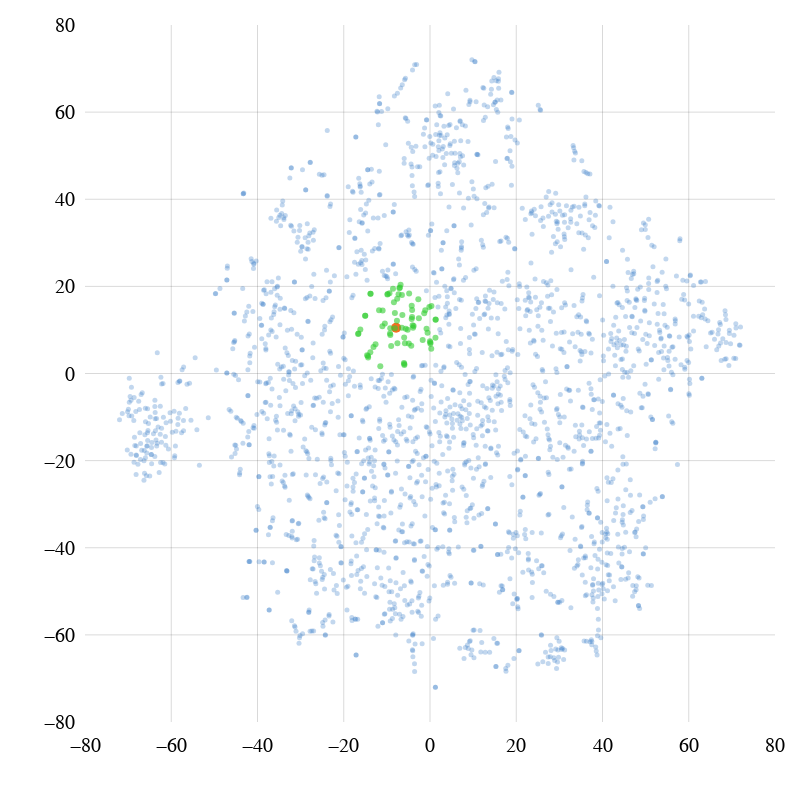

Here is the notebook cell this chart was saved with:
### Code cell
# settings
axis_col = 'rgba(0, 0, 0, 0.15)'
no_col = 'rgba(0, 0, 0, 0)'
axis_desc: dict = dict(linecolor=no_col, gridcolor=axis_col, zerolinecolor=axis_col, zerolinewidth=1)
layout = dict(
    autosize=False,
    width=800,
    height=800,
    margin=dict(
        l=25, r=25, b=25, t=25, pad=5
    ),
    # paper_bgcolor="white",
    font_family="Times New Roman",
    font_color="black",
    font_size=20,
    plot_bgcolor='white',
    xaxis=axis_desc,
    yaxis=axis_desc,
    xaxis2=axis_desc,
    yaxis2=axis_desc,
)

fig = sp.make_subplots(
    rows=1, cols=1, shared_xaxes=True, shared_yaxes=True, horizontal_spacing=0.02,
    # x_title="% Completeness"
)

s, o = 5, 0.3
fig.add_trace(
    go.Scatter(
        x = [x for i, (x, y) in enumerate(latentx) if i not in found_is],
        y = [y for i, (x, y) in enumerate(latentx) if i not in found_is],
        mode='markers',
        marker=dict(
            size=s,
            color='#3679c6',
            opacity=o
        ),
        showlegend=False,
        # text=[f"{t}<br><br>{'<br>'.join([' '.join(c) for c in divide_chunks(a.split(' '), 18)])}" for doi, t, a, e in mappings],
        text=['<br>'.join(' '.join(c) for c in divide_chunks(t.split(" "), 12)) for i, (doi, t, a, e) in enumerate(mappings) if i not in found_is],
    ),
    row=1, col=1,
)

fig.add_trace(
    go.Scatter(
        x = [found_x], y = [found_y],
        mode='markers',
        marker=dict(
            size=s*2,
            color='#f76e21',
            opacity=1
        ),
        showlegend=False,
        text=['<br>'.join(' '.join(c) for c in divide_chunks(found_title.split(" "), 12))],
    ),
    row=1, col=1,
)

fig.add_trace(
    go.Scatter(
        x = [x for i, (x, y, doi, ftitle, fabstract) in closest],
        y = [y for i, (x, y, doi, ftitle, fabstract) in closest],

        # x = [x for x, y in pca_x],
        # y = [y for x, y in pca_x],
        mode='markers',
        marker=dict(
            size=s*1.2,
            color='#32cd32',
            opacity=0.6
        ),
        showlegend=False,
        text=['<br>'.join(' '.join(c) for c in divide_chunks(ftitle.split(" "), 12)) for i, (x, y, doi, ftitle, fabstract) in closest]
    ),
    row=1, col=1,
)

# for i, ((doi, t, a, e), (x, y)) in enumerate(zip(mappings, latentx)):
#     if i % 250 != 0: continue

#     fig.add_annotation(
#         x=x, y=y,
#         xshift=-10, yshift=10,
#         text="<br>".join(" ".join(c) for c in divide_chunks(t.split(" "), 12)),
#         showarrow=True,
#         arrowhead=2,
#     )

_layout: dict[Any, Any] = layout.copy()
_layout.update(dict(
    hoverlabel=dict(
        # bgcolor="rgba(0, 0, 0, 0.2)",
        font_size=12,
        # font_family="Rockwell"
    ),
    xaxis=dict(title="", range=(-R, R), **axis_desc),
    yaxis=dict(title="", range=(-R, R), **axis_desc),
))
fig.update_annotations(font_size=10)
fig.update_layout(go.Layout(**_layout))
fig.show()

### Figure 1 — Plotly figure (JSON) as saved in the notebook; plotly's stock layout.template omitted (floating-point values rounded to 4 significant figures; data arrays with more than 128 entries replaced by an {"elided": "..."} marker saying what was removed)
{"data": [{"marker": {"color": "#3679c6", "opacity": 0.3, "size": 5}, "mode": "markers", "showlegend": false, "text": {"elided": "2153 str values"}, "type": "scatter", "x": {"elided": "2153 float values"}, "xaxis": "x", "y": {"elided": "2153 float values"}, "yaxis": "y"}, {"marker": {"color": "#f76e21", "opacity": 1, "size": 10}, "mode": "markers", "showlegend": false, "text": ["A Library of Tunable, Portable, and Inducer-Free Promoters Derived from Cyanobacteria."], "type": "scatter", "x": [-7.856], "xaxis": "x", "y": [10.5], "yaxis": "y"}, {"marker": {"color": "#32cd32", "opacity": 0.6, "size": 6}, "mode": "markers", "showlegend": false, "text": ["Comparative Dose-Response Analysis of Inducible Promoters in Cyanobacteria.", "A Genetic Toolbox for Modulating the Expression of Heterologous Genes in the<br>Cyanobacterium Synechocystis sp. PCC 6803.", "A Rhamnose-Inducible System for Precise and Temporal Control of Gene Expression in<br>Cyanobacteria.", "Analysis of the leakage of gene repression by an artificial TetR-regulated promoter<br>in cyanobacteria.", "Regulatory Tools for Controlling Gene Expression in Cyanobacteria.", "Genome Engineering of the 2,3-Butanediol Biosynthetic Pathway for Tight Regulation in Cyanobacteria.", "Fine-Tuning of Photoautotrophic Protein Production by Combining Promoters and Neutral Sites in<br>the Cyanobacterium Synechocystis sp. Strain PCC 6803.", "Systematic identification of a neutral site on chromosome of Synechococcus sp. PCC7002,<br>a promising photosynthetic chassis strain.", "Improving the induction fold of riboregulators for cyanobacteria.", "Zn2+-Inducible Expression Platform for Synechococcus sp. Strain PCC 7002 Based on the<br>smtA Promoter/Operator and smtB Repressor.", "Theophylline-dependent riboswitch as a novel genetic tool for strict regulation of protein<br>expression in Cyanobacterium Synechococcus elongatus PCC 7942.", "Synechococcus Synechocystis\nTSSNote-CyaPromBERT: Development of an integrated platform for highly accurate promoter prediction<br>and visualization of  sp. and  sp. through a state-of-the-art natural<br>language processing model BERT.", "Mesoscopic model and free energy landscape for protein-DNA binding sites: analysis of<br>cyanobacterial promoters.", "Synechococcus\nDevelopment of a New Biocontainment Strategy in Model Cyanobacterium  Strains.", "Development of shuttle vectors for rapid prototyping of engineered Synechococcus sp. PCC7002.", "Genetic tools for advancement of Synechococcus sp. PCC 7002 as a cyanobacterial<br>chassis.", "Application of the Synechococcus nirA promoter to establish an inducible expression system<br>for engineering the Synechocystis tocopherol pathway.", "Expression of genes in cyanobacteria: adaptation of endogenous plasmids as platforms for<br>high-level gene expression in Synechococcus sp. PCC 7002.", "[Construction and evaluation of efficient gene expression platforms in Synechocystis sp. strain<br>PCC6803].", "Oxygen-responsive genetic circuits constructed in Synechocystis sp. PCC 6803.", "Overproduction and easy recovery of target gene products from cyanobacteria, photosynthesizing microorganisms.", "Potential of Synechocystis PCC 6803 as a novel cyanobacterial chassis for heterologous<br>expression of enzymes in the trans-resveratrol biosynthetic pathway.", "Transcriptional Terminators Allow Leak-Free Chromosomal Integration of Genetic Constructs in Cyanobacteria.", "An expression system for regulated protein production in Synechocystis sp. PCC 6803<br>and its application for construction of a conditional knockout of the ferrochelatase<br>enzyme.", "Broad-host-range vector system for synthetic biology and biotechnology in cyanobacteria.", "Phyletic distribution and conservation of the bacterial transcription termination factor Rho.", "Developing a Cas9-based tool to engineer native plasmids in Synechocystis sp. PCC<br>6803.", "Cell-Free Transcription-Coupled CRISPR/Cas12a Assay for Prototyping Cyanobacterial Promoters.", "Premethylation of foreign DNA improves integrative transformation efficiency in Synechocystis sp. strain<br>PCC 6803.", "CyanoGate: A Modular Cloning Suite for Engineering Cyanobacteria Based on the Plant<br>MoClo Syntax.", "A CRISPR-Based Method for Constructing Conditional Mutations of Essential Genes in Cyanobacteria.", "Synthetic counter-selection markers and their application in genetic modification of Synechococcus elongatus<br>UTEX2973.", "Identification of the DNA methyltransferases establishing the methylome of the cyanobacterium Synechocystis<br>sp. PCC 6803.", "Putative mechanism of natural transformation as deduced from genome data.", "Development of a high-frequency in vivo transposon mutagenesis system for Synechocystis sp.<br>PCC 6803 and Synechococcus elongatus PCC 7942.", "Synechococcus elongatus\nEngineering Natural Competence into the Fast-Growing Cyanobacterium  Strain UTEX 2973.", "Base editing for reprogramming cyanobacterium Synechococcus elongatus.", "Type II Toxin-Antitoxin Systems in the Unicellular Cyanobacterium Synechocystis sp. PCC 6803.", "Toxin-antitoxin systems on the large defense plasmid pSYSA of Synechocystis sp. PCC<br>6803.", "CRISPR-Cas mediated genome engineering of cyanobacteria.", "The optimal mutagen dosage to induce point-mutations in Synechocystis sp. PCC6803 and<br>its application to promote temperature tolerance.", "Synechocystis\nA Reversibly Induced CRISPRi System Targeting Photosystem II in the Cyanobacterium <br>sp. PCC 6803.", "Synechococcus\nTunable Repression of Key Photosynthetic Processes Using Cas12a CRISPR Interference in the<br>Fast-Growing Cyanobacterium  sp. UTEX 2973.", "CRISPR interference as a titratable, trans-acting regulatory tool for metabolic engineering in<br>the cyanobacterium Synechococcus sp. strain PCC 7002.", "Characterization of Lysine Monomethylome and Methyltransferase in Model Cyanobacterium Synechocystis sp. PCC<br>6803.", "Biosynthesis of Staphylococcus aureus autoinducing peptides by using the synechocystis DnaB mini-intein.", "Selection of suitable reference genes for RT-qPCR analyses in cyanobacteria.", "Stable positional cloning of long continuous DNA in the Bacillus subtilis genome<br>vector.", "Exploiting Polyploidy for Markerless and Plasmid-Free Genome Engineering in Cyanobacteria.", "Synechococcus elongatus\nComparative genomics reveals the molecular determinants of rapid growth of the<br>cyanobacterium  UTEX 2973.", "Selection of proper reference genes for the cyanobacterium Synechococcus PCC 7002 using<br>real-time quantitative PCR.", "Synechococcus elongatus\nAdjustments to Photosystem Stoichiometry and Electron Transfer Proteins Are Key to<br>the Remarkably Fast Growth of the Cyanobacterium  UTEX 2973.", "Identifying the Metabolic Differences of a Fast-Growth Phenotype in Synechococcus UTEX 2973.", "Synechococcus elongatus\nStable Reference Gene Selection for RT-qPCR Analysis in  PCC 7942<br>under Abiotic Stresses.", "Is autoinducer-2 a universal signal for interspecies communication: a comparative genomic and<br>phylogenetic analysis of the synthesis and signal transduction pathways.", "AI-2-mediated signalling in bacteria.", "Synechocystis\nInducible CRISPR/Cas9 Allows for Multiplexed and Rapidly Segregated Single-Target Genome Editing in<br> Sp. PCC 6803.", "Specialized techniques for site-directed mutagenesis in cyanobacteria.", "Expanding the Potential of CRISPR-Cpf1-Based Genome Editing Technology in the Cyanobacterium Anabaena<br>PCC 7120.", "Malonylome Analysis Reveals the Involvement of Lysine Malonylation in Metabolism and Photosynthesis<br>in Cyanobacteria.", "Synechococcus\nLysine Acetylome Analysis Reveals Photosystem II Manganese-stabilizing Protein Acetylation is Involved in<br>Negative Regulation of Oxygen Evolution in Model Cyanobacterium  sp. PCC 7002.", "Cpf1 Is A Versatile Tool for CRISPR Genome Editing Across Diverse Species<br>of Cyanobacteria.", "The construction of gene knockouts in the cyanobacterium Synechocystis sp. PCC 6803.", "Construction of gene interruptions and gene deletions in the cyanobacterium Synechocystis sp.<br>strain PCC 6803.", "Synechococcus\nDevelopment of a Biotechnology Platform for the Fast-Growing Cyanobacterium  sp. PCC<br>11901.", "Lysine Propionylation is a Widespread Post-Translational Modification Involved in Regulation of Photosynthesis<br>and Metabolism in Cyanobacteria.", "Synechococcus elongatus\n13\nGenome-Scale Fluxome of  UTEX 2973 Using Transient C-Labeling Data.", "Phylogenetic Analysis of the Thylakoid ATP/ADP Carrier Reveals New Insights into Its<br>Function Restricted to Green Plants.", "High-throughput functional analysis of the Synechococcus elongatus PCC 7942 genome.", "Double Crossover Approach to Inactivate Target Gene in Cyanobacteria.", "Single Crossover to Inactivate Target Gene in Cyanobacteria.", "SEVA-Cpf1, a CRISPR-Cas12a vector for genome editing in cyanobacteria."], "type": "scatter", "x": [-8.118, -6.52, -9.217, -7.664, -9.278, -9.199, -5.625, -5.18, -10.47, -5.989, -11.04, -6.406, -8.145, -7.557, -4.028, -3.939, -5.817, -3.791, -4.245, -9.004, -4.154, -4.915, -10.98, -4.343, -4.152, -11.81, -2.583, -8.366, -12.63, -4.242, -7.603, -1.7, -13.1, -0.8032, -1.348, -0.5657, -6.508, -15.02, -15.03, -7.293, -1.098, -9.884, -9.804, -9.394, -13.84, -16.15, -6.044, -2.706, -4.836, -0.01402, -5.962, 0.1002, 0.08418, -5.943, -16.6, -16.66, -8.581, -0.1547, -7.1, -14.36, -14.59, -6.983, 1.29, 1.327, 1.266, -14.35, 0.291, -11.52, 0.333, -13.79, -13.8, -6.819], "xaxis": "x", "y": [10.39, 10.5, 10.4, 12.12, 9.2, 8.846, 10.28, 10.03, 11.45, 8.264, 10.82, 13.45, 13.88, 6.952, 11.06, 10.52, 6.963, 10.91, 12.49, 6.297, 12.96, 6.868, 14.44, 6.392, 14.57, 14.52, 12.67, 16.37, 6.708, 15.55, 17.14, 7.705, 6.096, 10.29, 13.85, 9.336, 18.02, 13.27, 13.27, 18.19, 14.53, 18.16, 18.23, 18.45, 4.9, 10.08, 2.387, 17.05, 18.37, 7.379, 2.183, 7.129, 6.817, 1.936, 9.164, 9.042, 19.48, 15.27, 19.54, 3.989, 4.186, 19.74, 12.36, 12.39, 8.222, 3.677, 5.701, 1.643, 15.52, 18.32, 18.31, 20.36], "yaxis": "y"}], "layout": {"autosize": false, "font": {"color": "black", "family": "Times New Roman", "size": 20}, "height": 800, "hoverlabel": {"font": {"size": 12}}, "margin": {"b": 25, "l": 25, "pad": 5, "r": 25, "t": 25}, "plot_bgcolor": "white", "width": 800, "xaxis": {"anchor": "y", "domain": [0, 1], "gridcolor": "rgba(0, 0, 0, 0.15)", "linecolor": "rgba(0, 0, 0, 0)", "range": [-80, 80], "title": {"text": ""}, "zerolinecolor": "rgba(0, 0, 0, 0.15)", "zerolinewidth": 1}, "xaxis2": {"gridcolor": "rgba(0, 0, 0, 0.15)", "linecolor": "rgba(0, 0, 0, 0)", "zerolinecolor": "rgba(0, 0, 0, 0.15)", "zerolinewidth": 1}, "yaxis": {"anchor": "x", "domain": [0, 1], "gridcolor": "rgba(0, 0, 0, 0.15)", "linecolor": "rgba(0, 0, 0, 0)", "range": [-80, 80], "title": {"text": ""}, "zerolinecolor": "rgba(0, 0, 0, 0.15)", "zerolinewidth": 1}, "yaxis2": {"gridcolor": "rgba(0, 0, 0, 0.15)", "linecolor": "rgba(0, 0, 0, 0)", "zerolinecolor": "rgba(0, 0, 0, 0.15)", "zerolinewidth": 1}}}
